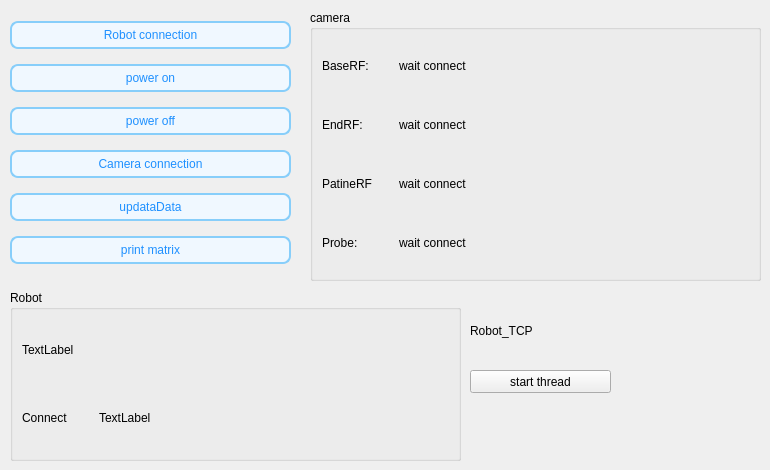
     <widget class="QWidget" name="tab1">
      <attribute name="title">
       <string>启动选项</string>
      </attribute>
      <widget class="QLabel" name="label">
       <property name="geometry">
        <rect>
         <x>210</x>
         <y>10</y>
         <width>131</width>
         <height>20</height>
        </rect>
       </property>
       <property name="text">
        <string/>
       </property>
      </widget>
      <widget class="QGroupBox" name="groupBox">
       <property name="geometry">
        <rect>
         <x>310</x>
         <y>10</y>
         <width>451</width>
         <height>271</height>
        </rect>
       </property>
       <property name="title">
        <string>camera</string>
       </property>
       <layout class="QGridLayout" name="gridLayout_2">
        <item row="2" column="0">
         <layout class="QHBoxLayout" name="horizontalLayout_129">
          <item>
           <widget class="QLabel" name="Spine_PatineRFTextLabel">
            <property name="text">
             <string>PatineRF</string>
            </property>
           </widget>
          </item>
          <item>
           <widget class="QLabel" name="Spine_PatientRFDataLabel">
            <property name="minimumSize">
             <size>
              <width>350</width>
              <height>0</height>
             </size>
            </property>
            <property name="text">
             <string>wait connect</string>
            </property>
           </widget>
          </item>
         </layout>
        </item>
        <item row="1" column="0">
         <layout class="QHBoxLayout" name="horizontalLayout_2">
          <item>
           <widget class="QLabel" name="Spine_RobotEndRFTextLabel">
            <property name="text">
             <string>EndRF:</string>
            </property>
           </widget>
          </item>
          <item>
           <widget class="QLabel" name="Spine_RobotEndRFDataLabel">
            <property name="minimumSize">
             <size>
              <width>350</width>
              <height>0</height>
             </size>
            </property>
            <property name="text">
             <string>wait connect</string>
            </property>
           </widget>
          </item>
         </layout>
        </item>
        <item row="3" column="0">
         <layout class="QHBoxLayout" name="horizontalLayout_130">
          <item>
           <widget class="QLabel" name="Spine_ProbeTextLabel">
            <property name="text">
             <string>Probe:</string>
            </property>
           </widget>
          </item>
          <item>
           <widget class="QLabel" name="Spine_ProbeDataLabel">
            <property name="minimumSize">
             <size>
              <width>350</width>
              <height>0</height>
             </size>
            </property>
            <property name="text">
             <string>wait connect</string>
            </property>
           </widget>
          </item>
         </layout>
        </item>
        <item row="0" column="0">
         <layout class="QHBoxLayout" name="horizontalLayout">
          <item>
           <widget class="QLabel" name="Spine_RobotBaseRFTextLabel">
            <property name="text">
             <string>BaseRF:</string>
            </property>
           </widget>
          </item>
          <item>
           <widget class="QLabel" name="Spine_RobotBaseRFDataLabel">
            <property name="minimumSize">
             <size>
              <width>350</width>
              <height>0</height>
             </size>
            </property>
            <property name="text">
             <string>wait connect</string>
            </property>
           </widget>
          </item>
         </layout>
        </item>
       </layout>
      </widget>
      <widget class="QGroupBox" name="groupBox_2">
       <property name="geometry">
        <rect>
         <x>10</x>
         <y>290</y>
         <width>451</width>
         <height>171</height>
        </rect>
       </property>
       <property name="title">
        <string>Robot</string>
       </property>
       <layout class="QGridLayout" name="gridLayout_4">
        <item row="0" column="0">
         <layout class="QHBoxLayout" name="horizontalLayout_3">
          <item>
           <widget class="QLabel" name="label_Robot_TCP_value">
            <property name="minimumSize">
             <size>
              <width>350</width>
              <height>0</height>
             </size>
            </property>
            <property name="text">
             <string>TextLabel</string>
            </property>
           </widget>
          </item>
         </layout>
        </item>
        <item row="1" column="0">
         <layout class="QHBoxLayout" name="horizontalLayout_4">
          <item>
           <widget class="QLabel" name="label_3">
            <property name="text">
             <string>Connect</string>
            </property>
           </widget>
          </item>
          <item>
           <widget class="QLabel" name="label_Robot_isConnect">
            <property name="minimumSize">
             <size>
              <width>350</width>
              <height>0</height>
             </size>
            </property>
            <property name="text">
             <string>TextLabel</string>
            </property>
           </widget>
          </item>
         </layout>
        </item>
       </layout>
      </widget>
      <widget class="QLabel" name="label_2">
       <property name="geometry">
        <rect>
         <x>470</x>
         <y>300</y>
         <width>281</width>
         <height>61</height>
        </rect>
       </property>
       <property name="styleSheet">
        <string notr="true"/>
       </property>
       <property name="text">
        <string>Robot_TCP</string>
       </property>
      </widget>
      <widget class="QPushButton" name="pushButton_start_thread">
       <property name="geometry">
        <rect>
         <x>470</x>
         <y>370</y>
         <width>141</width>
         <height>23</height>
        </rect>
       </property>
       <property name="text">
        <string>start thread</string>
       </property>
      </widget>
      <widget class="QWidget" name="layoutWidget">
       <property name="geometry">
        <rect>
         <x>10</x>
         <y>12</y>
         <width>281</width>
         <height>261</height>
        </rect>
       </property>
       <layout class="QGridLayout" name="gridLayout">
        <item row="0" column="0">
         <widget class="QPushButton" name="pushButton_connectArm">
          <property name="styleSheet">
           <string notr="true">QPushButton {
    background-color: #F0F8FF;    /* 设置背景颜色 */
    color: #1E90FF;               /* 设置文字颜色 */
    border: 2px solid #87CEFA;    /* 设置边框颜色 */
    border-radius: 8px;           /* 设置圆角 */
    padding: 5px 15px;            /* 设置内边距 */
}

QPushButton:hover {
    background-color: #E0F7FF;    /* 鼠标悬停时背景颜色变化 */
    color: #4682B4;               /* 鼠标悬停时文字颜色 */
}

QPushButton:pressed {
    background-color: #B0E0E6;    /* 按下按钮时背景颜色 */
    color: #1C86EE;               /* 按下按钮时文字颜色 */
    border: 2px solid #4682B4;    /* 按下按钮时边框颜色 */
}
</string>
          </property>
          <property name="text">
           <string>Robot connection</string>
          </property>
          <attribute name="buttonGroup">
           <string notr="true">buttonGroup</string>
          </attribute>
         </widget>
        </item>
        <item row="5" column="0">
         <widget class="QPushButton" name="pushButton_selfCheck">
          <property name="styleSheet">
           <string notr="true">QPushButton {
    background-color: #F0F8FF;    /* 设置背景颜色 */
    color: #1E90FF;               /* 设置文字颜色 */
    border: 2px solid #87CEFA;    /* 设置边框颜色 */
    border-radius: 8px;           /* 设置圆角 */
    padding: 5px 15px;            /* 设置内边距 */
}

QPushButton:hover {
    background-color: #E0F7FF;    /* 鼠标悬停时背景颜色变化 */
    color: #4682B4;               /* 鼠标悬停时文字颜色 */
}

QPushButton:pressed {
    background-color: #B0E0E6;    /* 按下按钮时背景颜色 */
    color: #1C86EE;               /* 按下按钮时文字颜色 */
    border: 2px solid #4682B4;    /* 按下按钮时边框颜色 */
}
</string>
          </property>
          <property name="text">
           <string>print matrix</string>
          </property>
          <attribute name="buttonGroup">
           <string notr="true">buttonGroup</string>
          </attribute>
         </widget>
        </item>
        <item row="1" column="0">
         <widget class="QPushButton" name="pushButton_powerOn">
          <property name="styleSheet">
           <string notr="true">QPushButton {
    background-color: #F0F8FF;    /* 设置背景颜色 */
    color: #1E90FF;               /* 设置文字颜色 */
    border: 2px solid #87CEFA;    /* 设置边框颜色 */
    border-radius: 8px;           /* 设置圆角 */
    padding: 5px 15px;            /* 设置内边距 */
}

QPushButton:hover {
    background-color: #E0F7FF;    /* 鼠标悬停时背景颜色变化 */
    color: #4682B4;               /* 鼠标悬停时文字颜色 */
}

QPushButton:pressed {
    background-color: #B0E0E6;    /* 按下按钮时背景颜色 */
    color: #1C86EE;               /* 按下按钮时文字颜色 */
    border: 2px solid #4682B4;    /* 按下按钮时边框颜色 */
}
</string>
          </property>
          <property name="text">
           <string>power on</string>
          </property>
          <attribute name="buttonGroup">
           <string notr="true">buttonGroup</string>
          </attribute>
         </widget>
        </item>
        <item row="3" column="0">
         <widget class="QPushButton" name="pushButton_connectCamrea">
          <property name="styleSheet">
           <string notr="true">QPushButton {
    background-color: #F0F8FF;    /* 设置背景颜色 */
    color: #1E90FF;               /* 设置文字颜色 */
    border: 2px solid #87CEFA;    /* 设置边框颜色 */
    border-radius: 8px;           /* 设置圆角 */
    padding: 5px 15px;            /* 设置内边距 */
}

QPushButton:hover {
    background-color: #E0F7FF;    /* 鼠标悬停时背景颜色变化 */
    color: #4682B4;               /* 鼠标悬停时文字颜色 */
}

QPushButton:pressed {
    background-color: #B0E0E6;    /* 按下按钮时背景颜色 */
    color: #1C86EE;               /* 按下按钮时文字颜色 */
    border: 2px solid #4682B4;    /* 按下按钮时边框颜色 */
}
</string>
          </property>
          <property name="text">
           <string>Camera connection</string>
          </property>
          <attribute name="buttonGroup">
           <string notr="true">buttonGroup</string>
          </attribute>
         </widget>
        </item>
        <item row="2" column="0">
         <widget class="QPushButton" name="pushButton_powerOff">
          <property name="styleSheet">
           <string notr="true">QPushButton {
    background-color: #F0F8FF;    /* 设置背景颜色 */
    color: #1E90FF;               /* 设置文字颜色 */
    border: 2px solid #87CEFA;    /* 设置边框颜色 */
    border-radius: 8px;           /* 设置圆角 */
    padding: 5px 15px;            /* 设置内边距 */
}

QPushButton:hover {
    background-color: #E0F7FF;    /* 鼠标悬停时背景颜色变化 */
    color: #4682B4;               /* 鼠标悬停时文字颜色 */
}

QPushButton:pressed {
    background-color: #B0E0E6;    /* 按下按钮时背景颜色 */
    color: #1C86EE;               /* 按下按钮时文字颜色 */
    border: 2px solid #4682B4;    /* 按下按钮时边框颜色 */
}
</string>
          </property>
          <property name="text">
           <string>power off</string>
          </property>
          <attribute name="buttonGroup">
           <string notr="true">buttonGroup</string>
          </attribute>
         </widget>
        </item>
        <item row="4" column="0">
         <widget class="QPushButton" name="pushButton_updataData">
          <property name="styleSheet">
           <string notr="true">QPushButton {
    background-color: #F0F8FF;    /* 设置背景颜色 */
    color: #1E90FF;               /* 设置文字颜色 */
    border: 2px solid #87CEFA;    /* 设置边框颜色 */
    border-radius: 8px;           /* 设置圆角 */
    padding: 5px 15px;            /* 设置内边距 */
}

QPushButton:hover {
    background-color: #E0F7FF;    /* 鼠标悬停时背景颜色变化 */
    color: #4682B4;               /* 鼠标悬停时文字颜色 */
}

QPushButton:pressed {
    background-color: #B0E0E6;    /* 按下按钮时背景颜色 */
    color: #1C86EE;               /* 按下按钮时文字颜色 */
    border: 2px solid #4682B4;    /* 按下按钮时边框颜色 */
}
</string>
          </property>
          <property name="text">
           <string>updataData</string>
          </property>
          <attribute name="buttonGroup">
           <string notr="true">buttonGroup</string>
          </attribute>
         </widget>
        </item>
       </layout>
      </widget>
     </widget>
